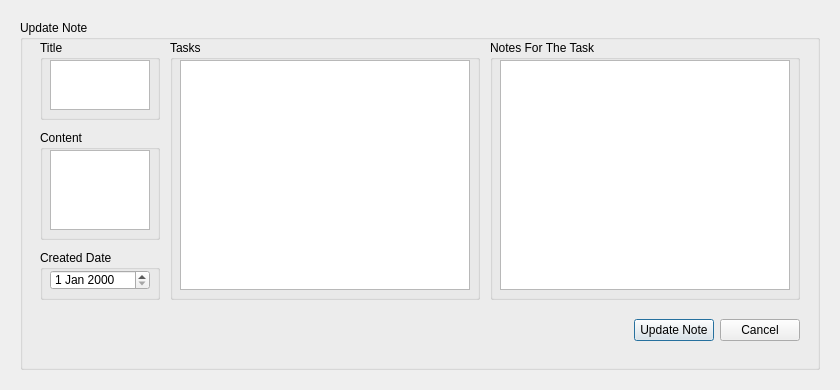
<?xml version="1.0" encoding="UTF-8"?>
<ui version="4.0">
 <class>NotesUpdateWindow</class>
 <widget class="QDialog" name="NotesUpdateWindow">
  <property name="geometry">
   <rect>
    <x>0</x>
    <y>0</y>
    <width>840</width>
    <height>390</height>
   </rect>
  </property>
  <property name="minimumSize">
   <size>
    <width>840</width>
    <height>390</height>
   </size>
  </property>
  <property name="maximumSize">
   <size>
    <width>840</width>
    <height>390</height>
   </size>
  </property>
  <property name="windowTitle">
   <string>Dialog</string>
  </property>
  <widget class="QGroupBox" name="UpdateNoteBox">
   <property name="geometry">
    <rect>
     <x>20</x>
     <y>20</y>
     <width>800</width>
     <height>350</height>
    </rect>
   </property>
   <property name="title">
    <string>Update Note</string>
   </property>
   <widget class="QGroupBox" name="TitleBox">
    <property name="geometry">
     <rect>
      <x>20</x>
      <y>20</y>
      <width>120</width>
      <height>80</height>
     </rect>
    </property>
    <property name="title">
     <string>Title</string>
    </property>
    <widget class="QPlainTextEdit" name="TitlePlainTextEdit">
     <property name="geometry">
      <rect>
       <x>10</x>
       <y>20</y>
       <width>100</width>
       <height>50</height>
      </rect>
     </property>
    </widget>
   </widget>
   <widget class="QGroupBox" name="ContentBox">
    <property name="geometry">
     <rect>
      <x>20</x>
      <y>110</y>
      <width>120</width>
      <height>110</height>
     </rect>
    </property>
    <property name="title">
     <string>Content</string>
    </property>
    <widget class="QPlainTextEdit" name="ContentPlainTextEdit">
     <property name="geometry">
      <rect>
       <x>10</x>
       <y>20</y>
       <width>100</width>
       <height>80</height>
      </rect>
     </property>
    </widget>
   </widget>
   <widget class="QGroupBox" name="CreatedDateBox">
    <property name="geometry">
     <rect>
      <x>20</x>
      <y>230</y>
      <width>120</width>
      <height>50</height>
     </rect>
    </property>
    <property name="title">
     <string>Created Date</string>
    </property>
    <widget class="QDateEdit" name="CreatedDateEdit">
     <property name="geometry">
      <rect>
       <x>10</x>
       <y>20</y>
       <width>100</width>
       <height>20</height>
      </rect>
     </property>
    </widget>
   </widget>
   <widget class="QGroupBox" name="TasksBox">
    <property name="geometry">
     <rect>
      <x>150</x>
      <y>20</y>
      <width>310</width>
      <height>260</height>
     </rect>
    </property>
    <property name="title">
     <string>Tasks</string>
    </property>
    <widget class="QTableView" name="TasksTableView">
     <property name="geometry">
      <rect>
       <x>10</x>
       <y>20</y>
       <width>290</width>
       <height>230</height>
      </rect>
     </property>
    </widget>
   </widget>
   <widget class="QWidget" name="horizontalLayoutWidget">
    <property name="geometry">
     <rect>
      <x>20</x>
      <y>290</y>
      <width>760</width>
      <height>40</height>
     </rect>
    </property>
    <layout class="QHBoxLayout" name="HorizontalLayout">
     <item>
      <spacer name="HorizontalSpacer">
       <property name="orientation">
        <enum>Qt::Horizontal</enum>
       </property>
       <property name="sizeHint" stdset="0">
        <size>
         <width>40</width>
         <height>20</height>
        </size>
       </property>
      </spacer>
     </item>
     <item>
      <widget class="QPushButton" name="UpdateNoteButton">
       <property name="text">
        <string>Update Note</string>
       </property>
      </widget>
     </item>
     <item>
      <widget class="QPushButton" name="CancelButton">
       <property name="text">
        <string>Cancel</string>
       </property>
      </widget>
     </item>
    </layout>
   </widget>
   <widget class="QGroupBox" name="NotesForTheTaskBox">
    <property name="geometry">
     <rect>
      <x>470</x>
      <y>20</y>
      <width>310</width>
      <height>260</height>
     </rect>
    </property>
    <property name="title">
     <string>Notes For The Task</string>
    </property>
    <widget class="QTableView" name="NotesForTheTaskTableView">
     <property name="geometry">
      <rect>
       <x>10</x>
       <y>20</y>
       <width>290</width>
       <height>230</height>
      </rect>
     </property>
    </widget>
   </widget>
  </widget>
 </widget>
 <resources/>
 <connections/>
</ui>
